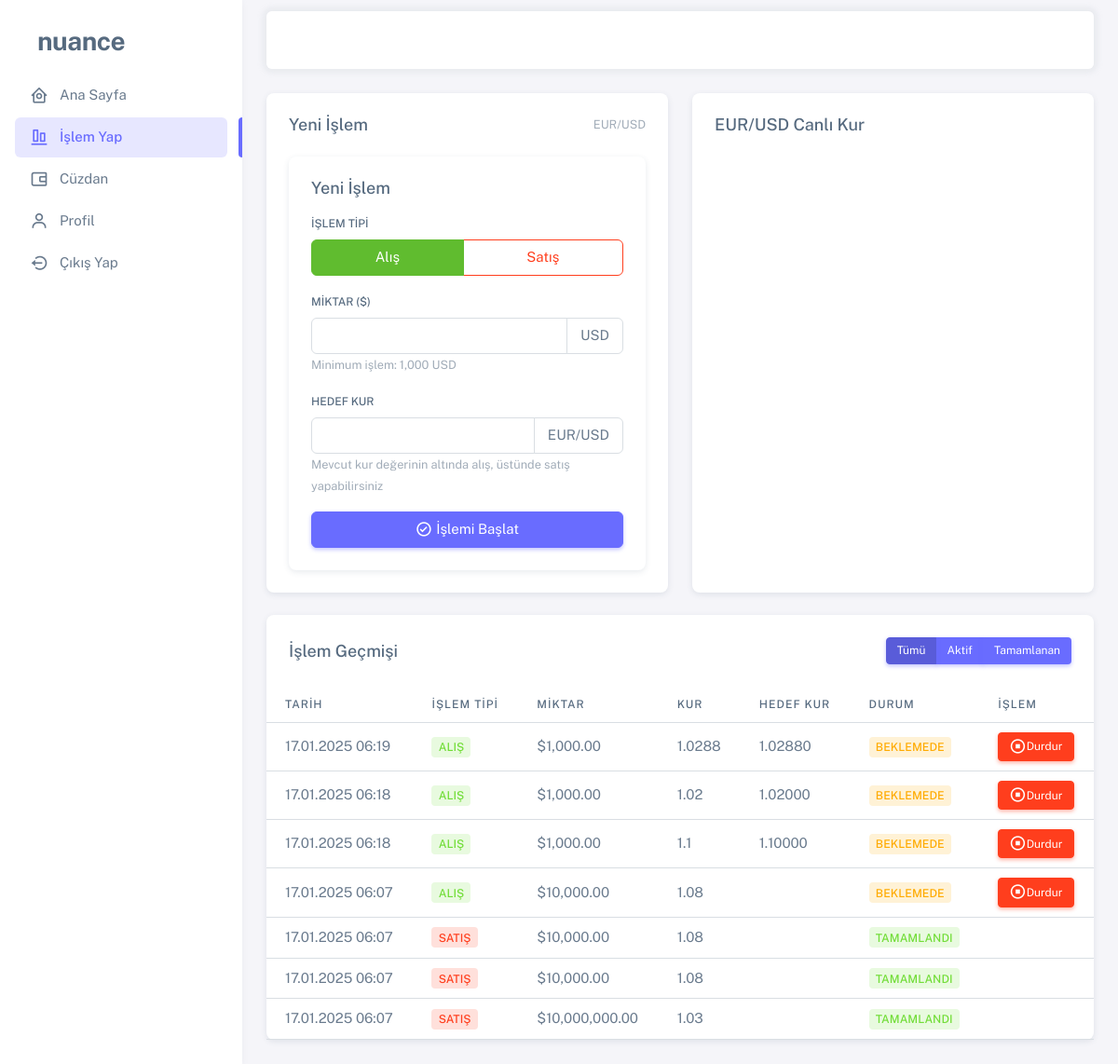
The page /main/operations.php (signed in) on the database its author committed.
### tables this page shows
CREATE TABLE `settings` (
  `id` int(10) NOT NULL,
  `st_name` varchar(100) NOT NULL,
  `st_description` varchar(100) NOT NULL,
  `st_keywords` varchar(100) NOT NULL,
  `st_logo` varchar(100) NOT NULL,
  `st_mserver` varchar(100) NOT NULL,
  `st_mport` int(10) NOT NULL,
  `st_musername` varchar(100) NOT NULL,
  `st_mpassword` varchar(100) NOT NULL
);

CREATE TABLE `operations` (
  `user_id` int(100) NOT NULL,
  `symbol` varchar(100) NOT NULL,
  `opType` tinyint(1) NOT NULL,
  `alisFiyat` double NOT NULL,
  `targetRate` decimal(10,5) DEFAULT NULL,
  `price` double NOT NULL,
  `opFinish` tinyint(1) NOT NULL,
  `opDate` timestamp NOT NULL DEFAULT current_timestamp()
);

### connect.php (called while the page is built, shortened)
<?php
$servername = "localhost";
$username = "root";
$password = "";
$dbname = "borsa";
try {
$conn = new PDO("mysql:host=$servername;dbname=$dbname", $username, $password);
} catch (PDOException $pe) {
die ("Could not connect to the database $dbname :" . $pe->getMessage());
}
$Setting=$conn->query('SELECT * FROM settings')->fetch();
?>

### main/operations.php (the view, shortened to what this page needs)
<?php
require '../connect.php';
$kullanici_sor = $conn->prepare('SELECT * FROM users WHERE userCookie = ?');
$kullanici_sor->execute([$_COOKIE['user']]);
$kullanici = $kullanici_sor->fetch(PDO::FETCH_ASSOC);
try {
    $islemler_sor = $conn->prepare('SELECT * FROM operations WHERE user_id = ? ORDER BY opDate DESC');
    $islemler_sor->execute([$kullanici['userID']]);
    $islemler = $islemler_sor->fetchAll(PDO::FETCH_ASSOC);
} catch (PDOException $e) {
    $islemler = [];
}
?>
<!DOCTYPE html>
<html lang="tr">
<head>
    <link rel="stylesheet" href="assets/vendor/fonts/boxicons.css" />
    <link rel="stylesheet" href="assets/vendor/css/core.css" class="template-customizer-core-css" />
    <link rel="stylesheet" href="assets/vendor/css/theme-default.css" class="template-customizer-theme-css" />
    <link rel="stylesheet" href="assets/css/demo.css" />
    <link rel="stylesheet" href="assets/vendor/libs/perfect-scrollbar/perfect-scrollbar.css" />
    <link rel="stylesheet" href="assets/vendor/libs/apex-charts/apex-charts.css" />
</head>
<body>
    <div class="layout-wrapper layout-content-navbar">
        <div class="layout-container">
            <aside id="layout-menu" class="layout-menu menu-vertical menu bg-menu-theme">
                <div class="app-brand demo">
                    <a href="index.php" class="app-brand-link">
                        <span
                            class="app-brand-text demo menu-text fw-bold ms-2"><?php echo $Setting['st_name'] ?></span>
                    </a>
                </div>
                <ul class="menu-inner py-1">
                    <li class="menu-item">
                        <a href="index.php" class="menu-link">
                            <i class="menu-icon tf-icons bx bx-home-circle"></i>
                            <div data-i18n="Dashboards">Ana Sayfa</div>
                        </a>
                    </li>
                    <li class="menu-item active">
                        <a href="operations.php" class="menu-link">
                            <i class="menu-icon tf-icons bx bx-objects-vertical-bottom"></i>
                            <div data-i18n="Dashboards">İşlem Yap</div>
                        </a>
                    </li>
                    <li class="menu-item">
                        <a href="wallet.php" class="menu-link">
                            <i class="menu-icon tf-icons bx bx-wallet-alt"></i>
                            <div data-i18n="Dashboards">Cüzdan</div>
                        </a>
                    </li>
                    <li class="menu-item ">
                        <a href="profile.php" class="menu-link">
                            <i class="menu-icon tf-icons bx bx-user"></i>
                            <div data-i18n="Dashboards">Profil</div>
                        </a>
                    </li>
                    <li class="menu-item ">
                        <a href="../logout.php" class="menu-link">
                            <i class="menu-icon tf-icons bx bx-log-out-circle"></i>
                            <div data-i18n="Dashboards">Çıkış Yap</div>
                        </a>
                    </li>
            </aside>
            <div class="layout-page">
                <nav class="layout-navbar container-xxl navbar navbar-expand-xl navbar-detached align-items-center bg-navbar-theme"
                    id="layout-navbar">
                </nav>
                <div class="content-wrapper">
                    <div class="container-xxl flex-grow-1 container-p-y">
                        <div class="row">
                            <div class="col-md-6 mb-4">
                                <div class="card h-100">
                                    <div class="card-header d-flex align-items-center justify-content-between">
                                        <h5 class="card-title m-0">Yeni İşlem</h5>
                                        <small class="text-muted">EUR/USD</small>
                                    </div>
                                    <div class="card-body">
                                        <div class="card">
                                            <div class="card-body">
                                                <h5 class="card-title mb-3">Yeni İşlem</h5>
                                                <form id="operationForm">
                                                    <div class="mb-3">
                                                        <label class="form-label">İşlem Tipi</label>
                                                        <div class="btn-group w-100" role="group">
                                                            <label class="btn btn-outline-success"
                                                                for="opType1">Alış</label>
                                                            <label class="btn btn-outline-danger"
                                                                for="opType2">Satış</label>
                                                        </div>
                                                    </div>
                                                    <div class="mb-3">
                                                        <label class="form-label">Miktar ($)</label>
                                                        <div class="input-group">
                                                            <input type="number" class="form-control" name="price"
                                                                required min="1000" step="100">
                                                            <span class="input-group-text">USD</span>
                                                        </div>
                                                        <small class="text-muted">Minimum işlem: 1,000 USD</small>
                                                    </div>
                                                    <div class="mb-3">
                                                        <label class="form-label">Hedef Kur</label>
                                                        <div class="input-group">
                                                            <input type="number" class="form-control" name="targetRate"
                                                                required step="0.0001">
                                                            <span class="input-group-text">EUR/USD</span>
                                                        </div>
                                                        <small class="text-muted">Mevcut kur değerinin altında alış,
                                                            üstünde satış yapabilirsiniz</small>
                                                    </div>
                                                    <button type="submit" class="btn btn-primary w-100">
                                                        <i class="bx bx-check-circle me-1"></i> İşlemi Başlat
                                                    </button>
                                                </form>
                                            </div>
                                        </div>
                                    </div>
                                </div>
                            </div>
                            <div class="col-md-6 mb-4">
                                <div class="card h-100">
                                    <div class="card-header">
                                        <h5 class="card-title mb-0">EUR/USD Canlı Kur</h5>
                                    </div>
                                    <div class="card-body">
                                    </div>
                                </div>
                            </div>
                        </div>
                        <div class="row">
                            <div class="col-12">
                                <div class="card">
                                    <div class="card-header d-flex justify-content-between align-items-center">
                                        <h5 class="card-title mb-0">İşlem Geçmişi</h5>
                                        <div class="btn-group">
                                            <button type="button" class="btn btn-primary btn-sm filter-btn active"
                                                data-filter="all">
                                                Tümü
                                            </button>
                                            <button type="button" class="btn btn-primary btn-sm filter-btn"
                                                data-filter="active">
                                                Aktif
                                            </button>
                                            <button type="button" class="btn btn-primary btn-sm filter-btn"
                                                data-filter="completed">
                                                Tamamlanan
                                            </button>
                                        </div>
                                    </div>
                                    <div class="table-responsive">
                                        <table class="table table-hover">
                                            <thead>
                                                <tr>
                                                    <th>Tarih</th>
                                                    <th>İşlem Tipi</th>
                                                    <th>Miktar</th>
                                                    <th>Kur</th>
                                                    <th>Hedef Kur</th>
                                                    <th>Durum</th>
                                                    <th>İşlem</th>
                                                </tr>
                                            </thead>
                                            <tbody>
                                                <?php foreach ($islemler as $islem): ?>
                                                    <tr
                                                        class="operation-row <?php echo $islem['opFinish'] == 1 ? 'completed' : 'active'; ?>">
                                                        <td><?php echo date('d.m.Y H:i', strtotime($islem['opDate'])); ?>
                                                        </td>
                                                        <td>
                                                            <?php if ($islem['opType'] == 1): ?>
                                                                <span class="badge bg-label-success">Alış</span>
                                                            <?php else: ?>
                                                                <span class="badge bg-label-danger">Satış</span>
                                                            <?php endif; ?>
                                                        </td>
                                                        <td>$<?php echo number_format($islem['price'], 2); ?></td>
                                                        <td><?php echo $islem['alisFiyat']; ?></td>
                                                        <td><?php echo $islem['targetRate']; ?></td>
                                                        <td>
                                                            <?php if ($islem['opFinish'] == 1): ?>
                                                                <span class="badge bg-label-success">Tamamlandı</span>
                                                            <?php else: ?>
                                                                <span class="badge bg-label-warning">Beklemede</span>
                                                            <?php endif; ?>
                                                        </td>
                                                        <td>
                                                            <?php if ($islem['opFinish'] == 0): ?>
                                                                <button type="button"
                                                                    class="btn btn-sm btn-danger stop-operation"
                                                                    data-symbol="<?php echo $islem['symbol']; ?>"
                                                                    data-type="<?php echo $islem['opType']; ?>"
                                                                    data-price="<?php echo $islem['price']; ?>"
                                                                    data-rate="<?php echo $islem['alisFiyat']; ?>">
                                                                    <i class="bx bx-stop-circle"></i> Durdur
                                                                </button>
                                                            <?php endif; ?>
                                                        </td>
                                                    </tr>
                                                <?php endforeach; ?>
                                            </tbody>
                                        </table>
                                    </div>
                                </div>
                            </div>
                        </div>
                    </div>
                </div>
            </div>
        </div>
    </div>
</body>
</html>

### main/assets/css/demo.css (style rules this page uses)
.menu .app-brand.demo { height: 64px; margin-top: 12px; }
.app-brand-text.demo { font-size: 1.75rem; letter-spacing: -0.5px; text-transform: lowercase; }

### rows shown on the page
settings: st_name "nuance"
operations: opDate "17.01.2025 06:19", opType "ALIŞ", price "1,000.00", alisFiyat "1.0288", targetRate "1.02880", opFinish "BEKLEMEDE"
operations: opDate "17.01.2025 06:18", opType "ALIŞ", price "1,000.00", alisFiyat "1.02", targetRate "1.02000", opFinish "BEKLEMEDE"
operations: opDate "17.01.2025 06:18", opType "ALIŞ", price "1,000.00", alisFiyat "1.1", targetRate "1.10000", opFinish "BEKLEMEDE"
operations: opDate "17.01.2025 06:07", opType "ALIŞ", price "10,000.00", alisFiyat "1.08", opFinish "BEKLEMEDE"
operations: opDate "17.01.2025 06:07", opType "SATIŞ", price "10,000.00", alisFiyat "1.08", opFinish "TAMAMLANDI"
operations: opDate "17.01.2025 06:07", opType "SATIŞ", price "10,000.00", alisFiyat "1.08", opFinish "TAMAMLANDI"
operations: opDate "17.01.2025 06:07", opType "SATIŞ", price "10,000,000.00", alisFiyat "1.03", opFinish "TAMAMLANDI"
